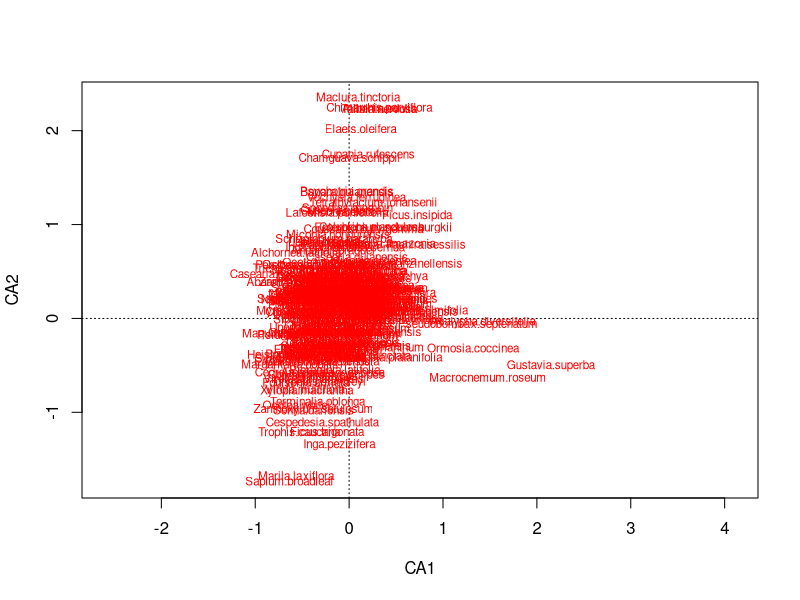
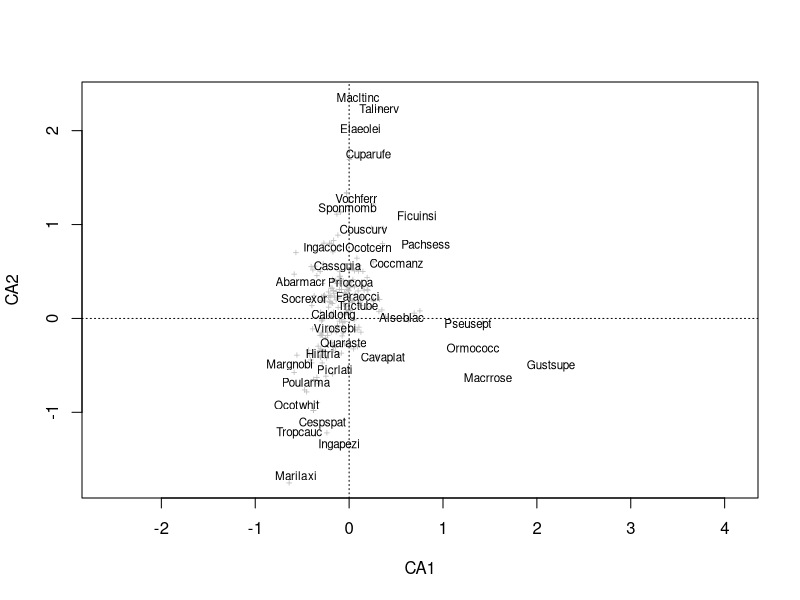
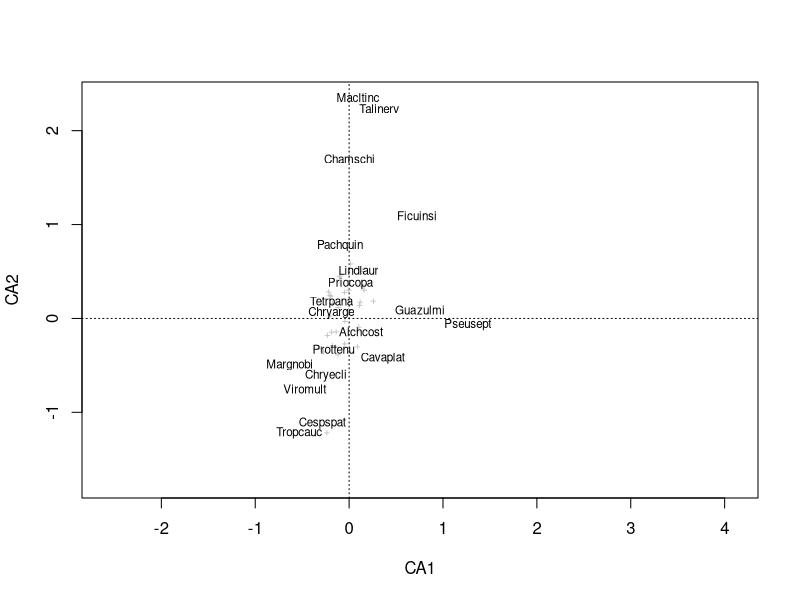

The R source for these figures, in order:
library(vegan)


### Name: orditorp
### Title: Add Text or Points to Ordination Plots
### Aliases: orditorp
### Keywords: aplot hplot

### ** Examples

## A cluttered ordination plot :
data(BCI)
mod <- cca(BCI)
plot(mod, dis="sp", type="t")
# Now with orditorp and abbreviated species names
cnam <- make.cepnames(names(BCI))
plot(mod, dis="sp", type="n")
stems <- colSums(BCI)
orditorp(mod, "sp", label = cnam, priority=stems, pch="+", pcol="grey")

## show select in action
set.seed(1)
take <- sample(ncol(BCI), 50)
plot(mod, dis="sp", type="n")
stems <- colSums(BCI)
orditorp(mod, "sp", label = cnam, priority=stems, select = take,
         pch="+", pcol="grey")
## Don't show: 
## example(orditorp) should not set random seed in the user session
rm(.Random.seed)
## End(Don't show)
